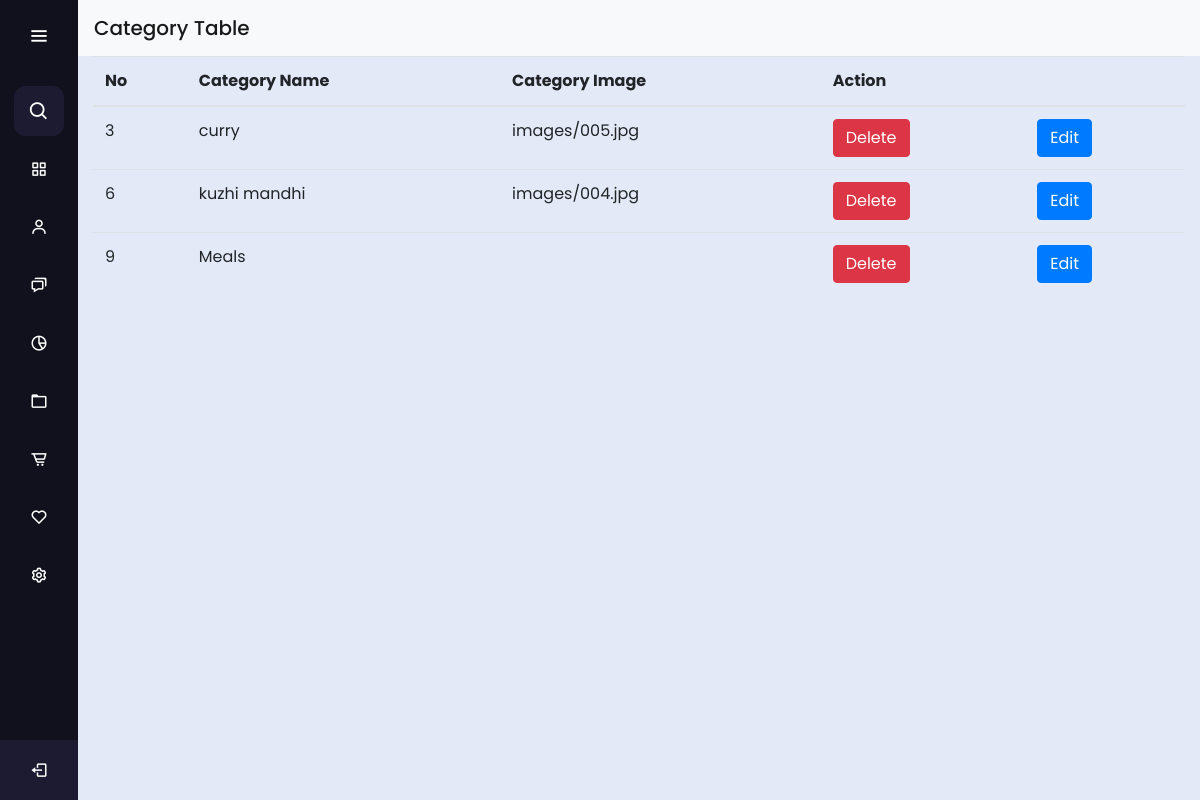
The app's page /category_table with its own data.
### restaurantapp/models.py (models this page shows, shortened)
class Category(models.Model):
    Namecategory = models.CharField(max_length=200)
    Imagecategory=models.ImageField(upload_to="images/")

### restaurantapp/views.py (the view)
# urls.py: path('category_table',Category_table , name="category_tabel"),
def Category_table(request):
    categorytable =Category.objects.all()
    return render(request,'category/table_category.html',{'categorytable':categorytable})

### templates/category/table_category.html (shortened to what this page needs)
{% extends 'base.html' %}
{% load static %}
{% block content %}
<div class="container-flud">
    <nav class="navbar navbar-light bg-light">
      <span class="navbar-brand mb-0 h1">Category Table</span>
    </nav>
  </div>
<div class="container d-flex justify-content-center">
    <table class="table">
        <tr>
            <th>No</th>
            <th>Category Name</th>
            <th>Category Image</th>
            <th colspan="2">Action</th>
        </tr>
        <tbody>
            {% for x in categorytable  %}
              <tr>
                <td>{{x.id}}</td>
                <td>{{x.Namecategory}}</td>
                <td>{{x.Imagecategory }}</td>
                <td><a href="{% url 'category_delete' x.id  %}" class="btn btn-danger">Delete</a></td>
                <td><a href="{% url 'category_edit' x.id  %}" class="btn btn-primary">Edit</a></td>
              </tr>
            {% endfor %}
        </tbody>
    </table>
</div>
{% endblock content %}

### static/base_style.css (style rules this page uses)
* { margin: 0; padding: 0; box-sizing: border-box; font-family: "Poppins" , sans-serif; }

### records on screen
Category: id "3", Namecategory "curry", Imagecategory "images/005.jpg"
Category: id "6", Namecategory "kuzhi mandhi", Imagecategory "images/004.jpg"
Category: id "9", Namecategory "Meals"
